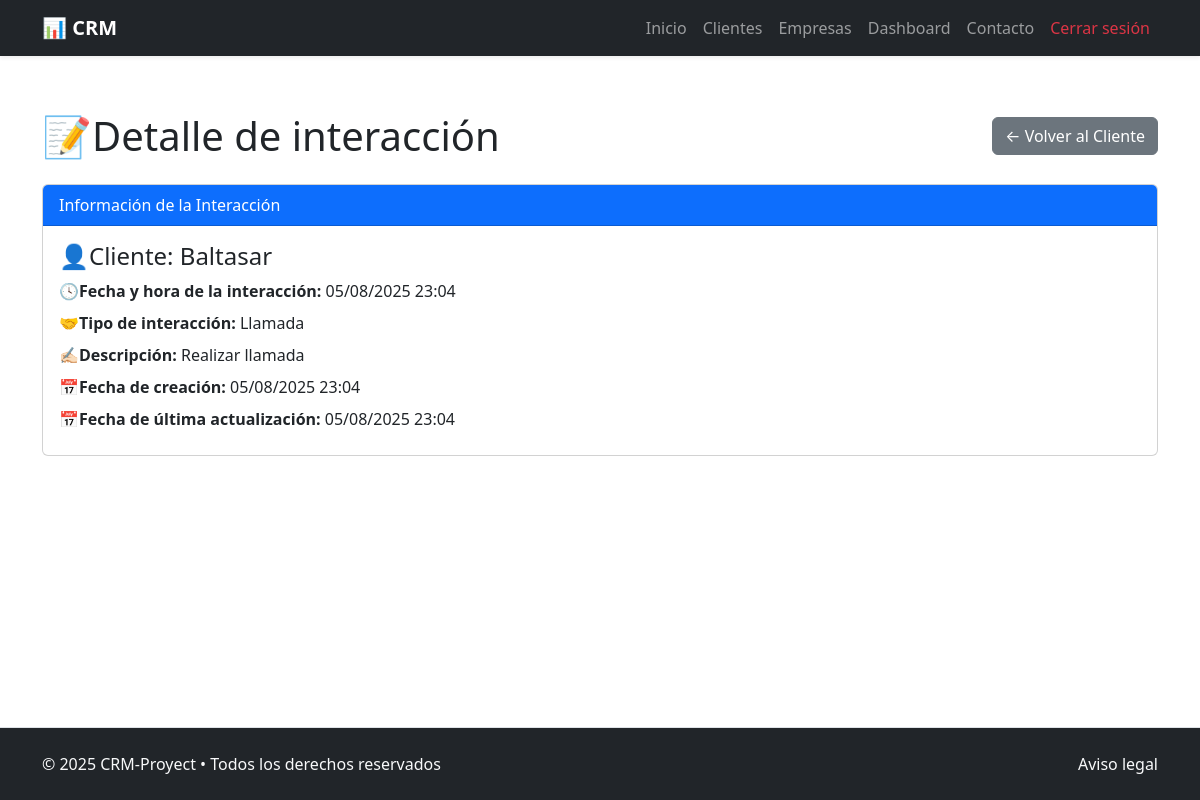
/interaction/1/ (signed in), run on the app's committed database.
### crm_app/models.py (models this page shows, shortened)
class Interaction(models.Model):
    TYPE_CHOICES = [
        ('call', 'Llamada'),
        ('meeting', 'Reunión'),
        ('email', 'Email'),
        ('other', 'Otro'),
    ]
    client = models.ForeignKey(Client, on_delete=models.CASCADE, related_name='interactions') #Cliente relacionado
    user = models.ForeignKey(User, on_delete=models.SET_NULL, blank=True, null=True, related_name='interactions') #Usuario que hizo la interaccion
    date = models.DateTimeField() #Fecha de la interaccion
    type = models.CharField(max_length=20, choices=TYPE_CHOICES) #Tipo de interaccion
    notes = models.TextField(blank=True) #Notas de la interaccion
    created_at = models.DateTimeField(auto_now_add=True) #Fecha de creación
    updated_at = models.DateTimeField(auto_now=True) #Fecha de ultima actualización

class Client(models.Model):
    name = models.CharField(max_length=255) #Nombre del cliente
    email = models.EmailField(unique=True) #Email del cliente
    phone = models.CharField(max_length=50, blank=True) #Telefono del cliente
    company = models.ForeignKey(
        Company, on_delete=models.SET_NULL, blank=True, null=True,
        related_name='clients') #Empresa del cliente
    assigned_to = models.ForeignKey(
        User, on_delete=models.SET_NULL, blank=True, null=True,
        related_name='clients') #Asignado a tal usuario
    created_at = models.DateTimeField(auto_now_add=True) #Fecha de creación
    updated_at = models.DateTimeField(auto_now=True) #Fecha de ultima actualización

### crm_app/views.py (the view)
# urls.py: path("interaction/<pk>/", InteractionDetailView.as_view(), name="interaction_detail"),
@method_decorator(login_required, name='dispatch')
class InteractionDetailView(DetailView):
    model = Interaction
    template_name = '../templates/interactions/interaction_detail.html'
    context_object_name = 'interaction'

### crm_project/templates/interactions/interaction_detail.html (shortened to what this page needs)
{% extends "general/layout.html" %}
{% block page_content %}
<div class="container my-5">
    <div class="d-flex justify-content-between align-items-center mb-4">
        <h1 class="mb-0">📝Detalle de interacción</h1>
        <a href="{% url 'client_detail' interaction.client.pk %}" class="btn btn-secondary">
            ← Volver al Cliente
        </a>
    </div>
    <div class="card">
        <div class="card-header bg-primary text-white">
            Información de la Interacción
        </div>
        <div class="card-body">
            <h4 class="card-title">👤Cliente: {{ interaction.client.name|default_if_none:"Sin nombre" }}</h4>
            <p class="mb-2">
                <strong>🕓Fecha y hora de la interacción:</strong>
                {{ interaction.date|date:"d/m/Y H:i" }}
            </p>
            <p class="mb-2">
                <strong>🤝Tipo de interacción:</strong>
                {{ interaction.get_type_display|default:"No especificado" }}
            </p>
            <p class="mb-2">
                <strong>✍🏻Descripción:</strong>
                {{ interaction.notes|default:"Sin descripción proporcionada." }}
            </p>
            <p class="mb-2">
                <strong>📅Fecha de creación:</strong>
                {{ interaction.created_at|date:"d/m/Y H:i" }}
            </p>
            <p class="mb-2">
                <strong>📅Fecha de última actualización:</strong>
                {{ interaction.updated_at|date:"d/m/Y H:i" }}
            </p>
        </div>
    </div>
</div>
{% endblock %}

### data on the page
Interaction: client.name "Baltasar", date "05/08/2025 23:04", type "Llamada", notes "Realizar llamada", created_at "05/08/2025 23:04", updated_at "05/08/2025 23:04"
